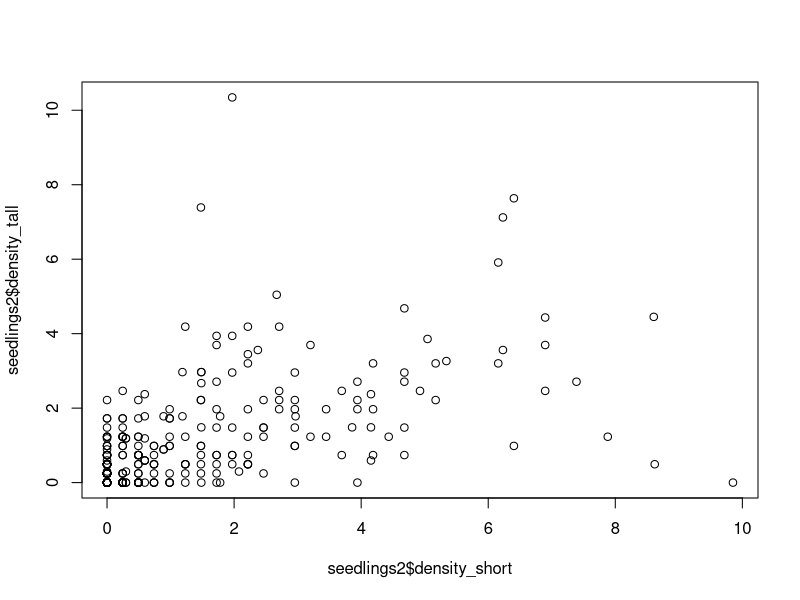
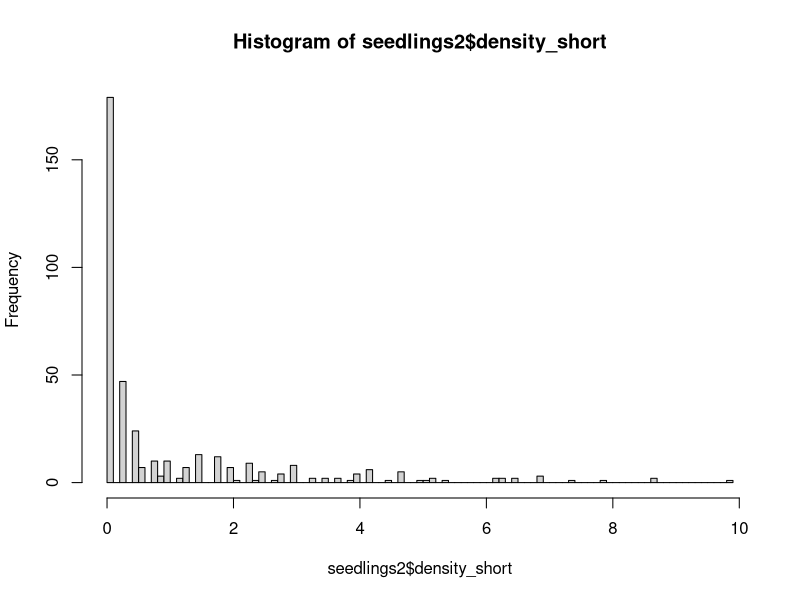
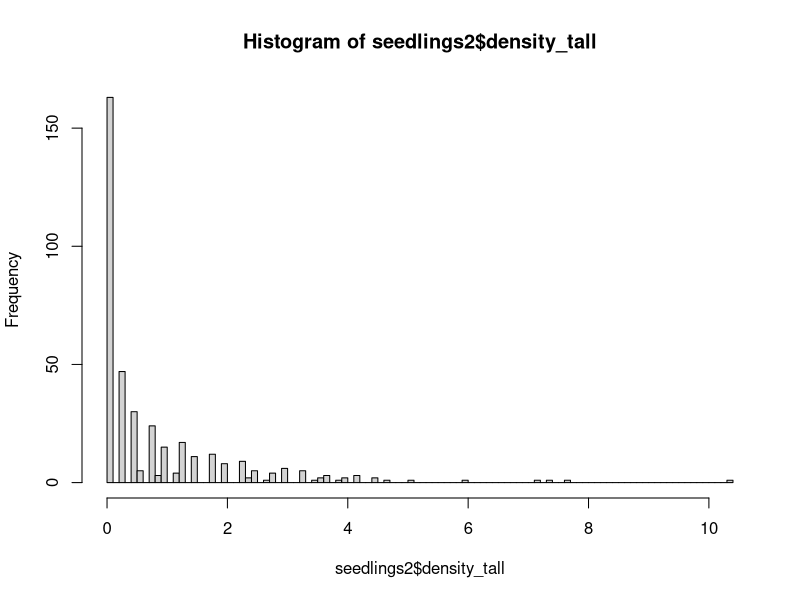
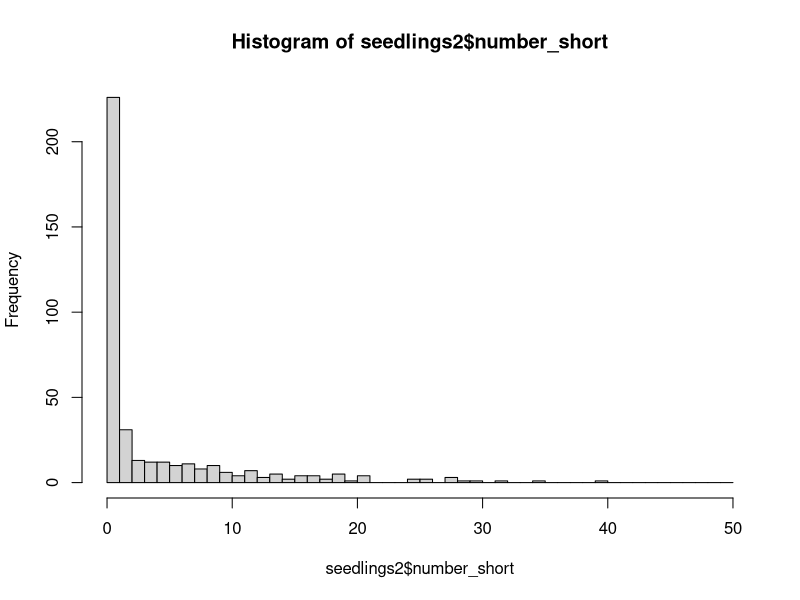
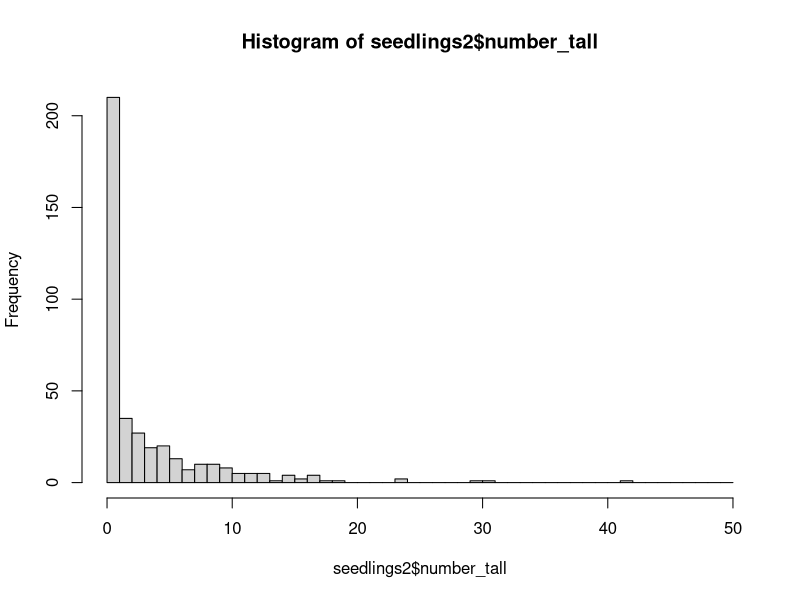
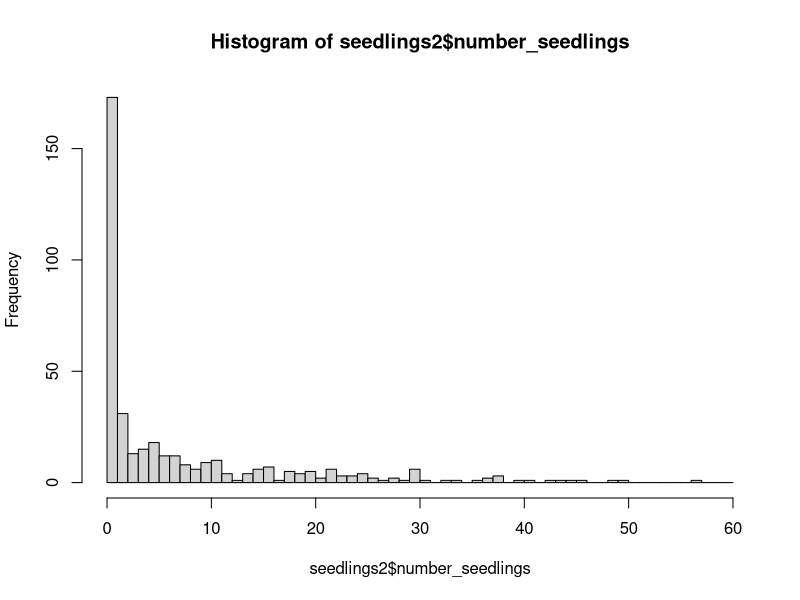

Write R code to recreate these figures, in order. (Note: this script raises an error after producing the figures.)
# Aaron Tayal
# 8/26/2024
# The purpose is to report the stem density and basal areas of ash 
# seedlings, saplings, small trees, and trees in forests sampled in the Huron
# River Watershed in 2024.

library(ggplot2)
library(dplyr)


# Hydroclass -----------------------------------------------------------------

hydro <- read.csv("Raw_data/MI-plot-hydroclasses.csv")
str(hydro)
hydro$mstrlvl <- as.factor(hydro$mstrlvl)
# The column "mstrlvl" is either xeric, mesic, or hydric. All plots in one
# transect (3 plots) will have the same assignment of mstrlvl. I will also 
# call this the "hydroclass". The column "plotmstr" has a value from 1 to 5 
# (1 being driest and 5 being the most flooded). The "plotmstr" value can
# vary within a transect. I think it is based on the results of some kind of 
# soil moisture test, and also from personal experience of the moisture level
# of the plot (W. Klooster, personal communication)

# Note: "MI-plot-hydroclasses.csv" has hydroclass data for 129 plots, including
# some that I do not plan to visit because they are designated "non-ash" plots
# or they are at Brighton.

# Plot centers ---------------------------------------------------------------

plot_centers0 <- read.csv("Raw_data/EAB_Michigan_2024_plot_centers.csv")
str(plot_centers0)
# Kayla: for the center_tree column, I would encourage to split that into two 
# (one for species and one for dbh) same for the center tree updated column

# There are 111 plots (37 transects) that I plan to visit (and 2 extra rows due 
# to confusion about the true center for plot 75):
nrow(plot_centers0)

# Remove the 2 additional rows listing info on 75_north and 75_south:
plot_centers0 <- plot_centers0[plot_centers0$center_tree_number != "75_north",]
plot_centers0 <- plot_centers0[plot_centers0$center_tree_number != "75_south",]

nrow(plot_centers0)

# Make transect and park into factors:
plot_centers0$Transect <- as.factor(plot_centers0$Transect)
plot_centers0$Park <- as.factor(plot_centers0$Park)

# Make center tree number into an integer:
plot_centers0$center_tree_number <- as.integer(plot_centers0$center_tree_number)

# There are 98 plots that I have collected seedling data (not counting 75_north):
sum(plot_centers0$seedlings_done_y_n == "y")

# Similarly, there are 98 plots that I have collected sapling data (not counting 
# 75_north):
sum(plot_centers0$saplings_done_y_n == "y")

# There are 97 plots that I have collected tree data for (not counting 75_north).
# At plot 91 at Hudson Mills, we ran out of time to collect tree data due to a 
# thunderstorm
sum(plot_centers0$trees_done_y_n == "y")

# There are 2 plots where we found and measured the center tree but did not 
# collect any seedling, sapling, or tree data due to high waters and a time 
# crunch. These were plots 23 and 66, both at Island Lake.

# This leaves 11 plots that we have neither found the center or recorded data
# for. Four at Hudson Mills, six at Indian Springs, and one at Island Lake. 
# Note: we technically found plot 61 at Island Lake, but I forgot to write
# the center tree DBH, and thus I'm considering it completely not-started.

# Summary: 97 done + 3 partially done + 11 not-started = 111 plots

# Join the hydroclass data into the plot_centers dataframe:
plot_centers <- right_join(hydro, plot_centers0)
nrow(plot_centers) == nrow(plot_centers0)

# Try to understand which hydroclasses (hydric, mesic, xeric) are found at 
# each Park:
table((plot_centers %>% filter(Park == "Highland"))$mstrlvl)
table((plot_centers %>% filter(Park == "Hudson Mills"))$mstrlvl)
table((plot_centers %>% filter(Park == "Indian Springs"))$mstrlvl)
table((plot_centers %>% filter(Park == "Island Lake"))$mstrlvl)
table((plot_centers %>% filter(Park == "Kensington"))$mstrlvl)
table((plot_centers %>% filter(Park == "Pontiac Lake"))$mstrlvl)
table((plot_centers %>% filter(Park == "Proud Lake"))$mstrlvl)
table(plot_centers$mstrlvl)

#write.csv(plot_centers, file="EAB_Michigan_2024_plot_centers_with_hydro.csv",
#          row.names = FALSE)

# Seedlings -------------------------------------------------------------------

seedlings <- read.csv("Raw_data/EAB_Michigan_2024_seedlings.csv")
str(seedlings)
# At one plot (75 at Indian Springs), we found two center trees marked 75.
# The true, original plot 75 is the one I want to use. I called this one 
# "75_south" in my datasheet this year. So I need to remove "75_north" rows and
# rename "75_south" rows as simply "75".
seedlings <- seedlings[seedlings$center_tree_number != "75_north",]
seedlings$center_tree_number[seedlings$center_tree_number == "75_south"] <- "75"
str(seedlings)

seedlings$center_tree_number <- as.integer(seedlings$center_tree_number)

# To combine the data on plot centers with the seedling data, I want to
# keep all rows in seedlings:
seedlings2 <- right_join(plot_centers, seedlings, by="center_tree_number")
# Test if the number of rows are the same,
# indicating that the datasets combined sucessfully:
nrow(seedlings2) == nrow(seedlings)

# We recorded data for each quadrant of each microplot, so I need to add up the
# four quadrants for short seedlings (those that are shorter than 25 cm):
seedlings2$number_short <- 
  seedlings2$northeast_number_established_short +
  seedlings2$southeast_number_established_short +
  seedlings2$southwest_number_established_short +
  seedlings2$northwest_number_established_short

# Same for tall seedlings:
seedlings2$number_tall <- 
  seedlings2$northeast_number_established_tall +
  seedlings2$southeast_number_established_tall +
  seedlings2$southwest_number_established_tall +
  seedlings2$northwest_number_established_tall

# Now make a column for the total number of seedlings (both short and tall):
seedlings2$number_seedlings <- seedlings2$number_short + seedlings2$number_tall

# Now I need to divide the raw counts by the area of the circular microplot to
# get the density. The density will be in units of stems per meter^2. 
# Note: because our first trip used a slightly smaller microplot to record 
# seedling numbers, I have a column to record the area of the microplot used.
seedlings2$density_short <-
  (seedlings2$number_short / seedlings2$area_of_microplot_m_squared)

seedlings2$density_tall <-
  (seedlings2$number_tall / seedlings2$area_of_microplot_m_squared)

seedlings2$density_seedlings <- 
  (seedlings2$number_seedlings / seedlings2$area_of_microplot_m_squared)

# For a common sense check, I'll plot the density of short seedlings against
# the density of tall seedlings.  I predict (prior to seeing it) that they 
# will be correlated.
plot(seedlings2$density_short,
     seedlings2$density_tall)

# I will plot histograms for short and tall seedlings. I want to know what is 
# the qualitative shape of the distribution:
hist(seedlings2$density_short, breaks=100)
hist(seedlings2$density_tall, breaks=100)

hist(seedlings2$number_short, breaks=seq(0,50,1)) # I wanted to see the count data, too
hist(seedlings2$number_tall, breaks=seq(0,50,1))
hist(seedlings2$number_seedlings, breaks=seq(0,60,1))

# Note: the stem density variables are pseudo-continuous, but really they are
# discrete, because the counts are discrete, and so there are only a limited
# number of values that the density can take.

# Summarise seedlings by plot #################################################

# I want to take an average of the 4 microplots in order to report data at the 
# plot level. 

# IMPORTANT NOTE: sometimes, we forgot to write the percent cover
# for 1 out of 4 of the microplots. I have instructed the code to strip NA values
# before taking the mean.

seedlings_by_plot <- seedlings2 %>% group_by(center_tree_number) %>% 
  summarise(number_microplots = n(),
            mean_percent_cover_seedlings = mean(percent_cover_0_0.5_1_3.5_8_15.5_25.5_etc, 
                                 na.rm=TRUE),
            mean_density_short_seedlings = mean(density_short),
            mean_density_tall_seedlings = mean(density_tall),
            mean_density_seedlings = mean(density_seedlings),
            total_number_short_seedlings = sum(number_short),
            total_number_tall_seedlings = sum(number_tall),
            total_number_seedlings = sum(number_seedlings))

# Create an overall data table at the plot level that records all variables
ash_by_plot1 <- left_join(plot_centers, seedlings_by_plot, by="center_tree_number")

# Saplings --------------------------------------------------------------------

saplings <- read.csv("Raw_data/EAB_Michigan_2024_saplings.csv")
str(saplings)
# Remove 75_north and rename 75_south to 75 (see seedlings for details)
saplings <- saplings[saplings$center_tree_number != "75_north",]
saplings$center_tree_number[saplings$center_tree_number == "75_south"] <- "75"

saplings$center_tree_number <- as.integer(saplings$center_tree_number)

# Recode the ash species presence or absence as 0 or 1
saplings$black_ash_present_0_1 <- 
  ifelse(saplings$black_ash_present_y_n == "y", 1,
        ifelse(saplings$black_ash_present_y_n == "n", 0, NA))
  
saplings$green_white_pumpkin_ash_present_0_1 <- 
  ifelse(saplings$green_white_pumpkin_ash_present_y_n == "y", 1,
         ifelse(saplings$green_white_pumpkin_ash_present_y_n == "n", 0, NA))

# Compute the number of saplings showing signs or symptoms of EAB:
saplings$number_stems_with_signs_symptoms <- round(
  saplings$number_of_stems * saplings$percent_stems_with_signs_or_symptoms / 100,
  digits = 0)

# What was the most common sign or symptom for ash saplings?
sum(saplings$number_of_stems != 0) # 150 subplot quadrants where nonzero numbers of ash saplings
sum(saplings$EAB_exit_holes_y_n == "y", na.rm=TRUE) # no exit holes were found on saplings
sum(saplings$woodpecker_marks_y_n == "y", na.rm=T) # 1 quadrant with woodpecker marks on saplings
sum(saplings$ash_bark_splitting_y_n == "y", na.rm=T) # 31 quadrants with ash bark splitting on saplings
sum(saplings$epicormic_sprouts_y_n == "y", na.rm = T) # 6 quadrants with epicormics on saplings
sum(saplings$basal_sprouts_y_n == "y", na.rm = T) # 3 quadrants with basal sprouts on saplings

# Trying to add in the plot center info to this dataframe:
saplings2 <- right_join(plot_centers, saplings, by="center_tree_number")
nrow(saplings) == nrow(saplings2)


# Saplings were counted in each quadrant, so I want to sum up the quadrants
# to get a total number of saplings by plot
saplings_by_plot <- saplings2 %>% group_by(center_tree_number) %>% 
  summarise(number_subplot_quadrants=n(),
            number_saplings = sum(number_of_stems),
            number_subplot_quadrants_with_black_ash_saplings = 
              sum(black_ash_present_0_1, na.rm = F),
            number_subplot_quadrants_with_green_white_pumpkin_ash_saplings = 
              sum(green_white_pumpkin_ash_present_0_1, na.rm = F),
            number_saplings_with_signs_symptoms = 
              sum(number_stems_with_signs_symptoms, na.rm=T))

# How many saplings showed signs and 

# Make a dataframe that shows all the plots with nonzero numbers of saplings:
plots_with_nonzero_saplings <- saplings_by_plot %>% filter(number_saplings != 0)

# To find the density of saplings, I need to divide the number of saplings 
# found in the subplot (8 meters in radius) by the area of that subplot. 
# The area of the subplot is 201.062 m^2. The unit will be stems per m^2.
saplings_by_plot$density_saplings_stems_per_m_squared <- 
  saplings_by_plot$number_saplings / 201.062

# Join saplings_by_plot to the overall ash_by_plot dataframe:
ash_by_plot2 <- left_join(ash_by_plot1, saplings_by_plot, by="center_tree_number")

# Small trees and trees -------------------------------------------------------

trees <- read.csv("Raw_data/EAB_Michigan_2024_trees.csv")

# Remove 75_north and rename 75_south to 75 (see seedlings for details)
trees <- trees[trees$center_tree_number != "75_north",]
trees$center_tree_number[trees$center_tree_number == "75_south"] <- "75"

trees$center_tree_number <- as.integer(trees$center_tree_number)
trees$ash_species <- as.factor(trees$ash_species)
trees$canopy_condition_1_5 <- as.factor(trees$canopy_condition_1_5)

# Add in plot center data
trees2 <- right_join(plot_centers, trees, by="center_tree_number")
nrow(trees) == nrow(trees2)

# Remove any rows where the species of tree is not ash (keep rows where 
# ash_species is NA)
# Note: the hickory and Zanthoxylum rows were tagged trees
levels(trees2$ash_species)
trees2 <- trees2[( trees2$ash_species != "hickory" | is.na(trees2$ash_species) ), ]
trees2 <- trees2[( trees2$ash_species != "Zanthoxylum (prickly ash)" | is.na(trees2$ash_species) ), ]
trees2$ash_species <- droplevels(trees2$ash_species)
levels(trees2$ash_species)

# I want to make a column that simplifies ash_species so that there are only 
# three categories: black, green/white/pumpkin, and unknown
trees2$ash_species_simple <- as.character(trees2$ash_species)
trees2$ash_species_simple[trees2$ash_species_simple == "green"] <- "green_white_or_pumpkin"
trees2$ash_species_simple[trees2$ash_species_simple == "green or pumpkin"] <- "green_white_or_pumpkin"
trees2$ash_species_simple[trees2$ash_species_simple == "green or white"] <- "green_white_or_pumpkin"
trees2$ash_species_simple[trees2$ash_species_simple == "green white or pumpkin"] <- "green_white_or_pumpkin"
trees2$ash_species_simple[trees2$ash_species_simple == "black?"] <- "unknown"
trees2$ash_species_simple[trees2$ash_species_simple == "?"] <- "unknown"
trees2$ash_species_simple[trees2$ash_species_simple == "green?"] <- "unknown"
trees2$ash_species_simple[trees2$ash_species_simple == "white?"] <- "unknown"
trees2$ash_species_simple <- as.factor(trees2$ash_species_simple)
table(trees2$ash_species_simple)

# Which center_tree_number values are found in seedlings but not found in 
# trees?
a <- seedlings_by_plot$center_tree_number
b <- sort(unique(trees2$center_tree_number))
b
setdiff(a, b)
# Plot 91 at Hudson Mills is correct to be missing from trees2

# Make sure the variable that records which quadrant the tree was in is accurate:
trees2$quadrant_NE_SE_SW_NW <- as.factor(trees2$quadrant_NE_SE_SW_NW)
summary(trees2$quadrant_NE_SE_SW_NW)
trees2[trees2$quadrant_NE_SE_SW_NW == "?",] # The only rows with ? for quadrant
# are about 100 meters from the center (and so will be filtered out)

# Which rows are simply recording the absence of any trees?
c <- trees2$center_tree_number[trees2$quadrant_NE_SE_SW_NW == "none"] # center tree #s of rows recording the absence of a tree
c
unique(c)
d <- trees2$center_tree_number[trees2$quadrant_NE_SE_SW_NW != "none"] # center tree #s of rows recording the presence of a tree
unique(d)
intersect(unique(c), unique(d)) # Make sure no trees are recorded from plots
# also marked as having no trees.

# We only recorded compass direction at the beginning of summer 
# (it was a lot of work). But we can at least check the data against quadrant
# to see if they agree
trees2$compass_direction <- as.numeric(trees2$compass_direction)
ggplot(data=trees2, aes(x=quadrant_NE_SE_SW_NW, y=compass_direction)) +
  geom_point() +
  geom_hline(yintercept=90) +
  geom_hline(yintercept=180) +
  geom_hline(yintercept=270)
# Looks like there are three rows where compass direction and quadrant disagree:
trees2[trees2$compass_direction > 270 & trees2$quadrant_NE_SE_SW_NW != "NW" &
        is.na(trees2$compass_direction) == FALSE , ]
# All of these three rows were tagged ash. When it comes time to identify tagged
# ash in datasets from previous years, we will know about this issue. I'm not
# going to try to change anything right now.
  

# I want to create a new dataframe of trees so that small trees (2.5-10 cm DBH)
# are counted only if they occur within the 8 meter radius subplot. Furthermore,
# trees (10 cm DBH and up) are counted only if they occur within the 18 meter
# radius main plot

# First I need to change the variable distance_to_center_meters into a 
# numeric variable.  For many of the trees inside the 8 meter subplot, we
# simply wrote "less than 8" to indicate it was in the subplot. So now I 
# will name these as 4 (4 meters) even though they ranged from 0 m to 8 m
trees2$distance_to_center_meters_simple <- trees2$distance_to_center_meters
trees2$distance_to_center_meters_simple[trees2$distance_to_center_meters_simple == "less than 8"] <- "4"
trees2$distance_to_center_meters_simple[trees2$distance_to_center_meters_simple == "between 8 and 18"] <- "13"
trees2$distance_to_center_meters_simple[trees2$distance_to_center_meters_simple == "greater than 18"] <- "25"
trees2$distance_to_center_meters_simple[trees2$distance_to_center_meters_simple == "approx 100 m"] <- "100"
trees2$distance_to_center_meters_simple <- as.numeric(trees2$distance_to_center_meters_simple)
hist(trees2$distance_to_center_meters_simple, breaks=100)

# Filter small and big trees ###################################################

# Small trees must be >= 2.5 cm DBH AND < 10 cm DBH AND distance to the center
# must be <= 8 meters
small_trees <- trees2 %>% dplyr::filter(quadrant_NE_SE_SW_NW != "none") %>%
  dplyr::filter(diameter_at_137_cm_in_cm >= 2.5) %>%
  dplyr::filter(diameter_at_137_cm_in_cm < 10) %>%
  dplyr::filter(distance_to_center_meters_simple <= 8)
plot(small_trees$diameter_at_137_cm_in_cm)
hist(small_trees$diameter_at_137_cm_in_cm, breaks=50)
plot(small_trees$distance_to_center_meters_simple)

# Big trees must be >= 10 cm DBH AND distance to the center must be <= 18 meters
big_trees <- trees2 %>% dplyr::filter(quadrant_NE_SE_SW_NW != "none") %>%
  dplyr::filter(diameter_at_137_cm_in_cm >= 10) %>%
  dplyr::filter(distance_to_center_meters_simple <= 18)
plot(big_trees$diameter_at_137_cm_in_cm) # Note the one giant dead standing ash 
# tree. The rest of the trees are under 15 cm DBH.
plot(big_trees$distance_to_center_meters_simple)

# Make a dataframe that combines the (individual observations of) small trees 
# and big trees:
all.equal(colnames(small_trees), colnames(big_trees)) # column names are the same
small_and_big_trees <- bind_rows(small_trees, big_trees)

#write.csv(small_and_big_trees, file="Cleaned_data/individual_trees.csv", row.names = FALSE)

# Summarise ash tree occurence by plot #########################################

# Now, create a summary of how many ash small trees were found in each plot
# and what the basal area was. To calculate basal area, take the diameters, 
# and convert to areas and add them up, then convert the units from cm^2 to 
# meters^2 by dividing by 10,000. Note: I have not yet divided
# by the area of the subplot yet.
small_trees_by_plot <- small_trees %>% group_by(center_tree_number) %>%
  summarise(number_small_trees = n(),
            number_small_trees_green_white_or_pumpkin = sum(ash_species_simple=="green_white_or_pumpkin"),
            number_small_trees_black = sum(ash_species_simple=="black"),
            number_small_trees_unknown_species = sum(ash_species_simple=="unknown"),
            basal_area_small_trees_in_m_squared = 
              sum(pi * (diameter_at_137_cm_in_cm / 2) ^ 2) / 10000,
            number_living_small_trees = sum(canopy_condition_1_5 != 5 | is.na(canopy_condition_1_5)), # Note: there is one tree with no canopy condition entered (we forgot), but it
# can be inferred by the comments that this tree was alive
            basal_area_living_small_trees_in_m_squared = 
              sum(pi * ((ifelse(canopy_condition_1_5 != 5 | is.na(canopy_condition_1_5), 
                                diameter_at_137_cm_in_cm, 0)) / 2) ^ 2) / 10000,

            number_healthy_small_trees = sum(canopy_condition_1_5 == 1, na.rm = TRUE),
            number_declining_small_trees = sum(canopy_condition_1_5 %in% c(2,3,4), na.rm = TRUE),
            number_dead_small_trees = sum(canopy_condition_1_5 == 5, na.rm = TRUE)
            )


# Now, for any center tree numbers not mentioned in small_trees_by_plot,
# but that are in trees2, I'd like to put another row with a zero in it:
b # b is all the center tree numbers where presence/absence of trees was recorded
e <- small_trees_by_plot$center_tree_number
e # e is all the center tree numbers where small trees were found in the subplot
f <- sort(setdiff(b, e)) # f is all the center tree numbers were zero small
# trees were found in the subplot
f

# Add a row for each center tree where no small trees were found in the subplot:
for (k in (1:length(f))){
  info <- data.frame(center_tree_number=f[k])
  info$number_small_trees <- 0
  info$number_small_trees_green_white_or_pumpkin <- 0
  info$number_small_trees_black <- 0
  info$number_small_trees_unknown_species <- 0
  info$basal_area_small_trees_in_m_squared <- 0
  info$number_living_small_trees <- 0
  info$basal_area_living_small_trees_in_m_squared <- 0
  info$number_healthy_small_trees <- 0
  info$number_declining_small_trees <- 0
  info$number_dead_small_trees <- 0
  small_trees_by_plot <- small_trees_by_plot %>% bind_rows(info)
}

# Reorder the rows by center_tree_number
small_trees_by_plot <- small_trees_by_plot %>% arrange(center_tree_number)

g <- small_trees_by_plot$center_tree_number
all.equal(b, g) # This shows that small_trees_by_plot now has all the same center
# trees that we recorded the presence or absence of trees at

# To find the density of small trees, I need to divide the number of them 
# found in the subplot (8 meters in radius) by the area of that subplot. 
# The area of the subplot is 201.062 m^2. Then I'll multiply by 10,000 to convert
# to hectares:
small_trees_by_plot$density_small_trees_stems_per_ha <- 
  ( small_trees_by_plot$number_small_trees / 201.062 ) * 10000 # 10,000 m^2 in 1 ha

# Now find the basal area of small trees in meters^2 per hectare. I do this by 
# dividing by the area of the subplot over which small trees were recorded and
# then multiplying by 10,000 to convert into meters^2 of basal area per hectare
small_trees_by_plot$basal_area_small_trees_m_squared_per_ha <-
  ( small_trees_by_plot$basal_area_small_trees_in_m_squared / 201.062 ) * 10000

# Find the density of living small trees:
small_trees_by_plot$density_living_small_trees_stems_per_ha <- 
  ( small_trees_by_plot$number_living_small_trees / 201.062 ) * 10000

# Find the basal area of living small trees in m^2 / ha:
small_trees_by_plot$basal_area_living_small_trees_m_squared_per_ha <-
  ( small_trees_by_plot$basal_area_living_small_trees_in_m_squared / 201.062 ) * 10000


# Now the same type of summary for big trees
big_trees_by_plot <- big_trees %>% group_by(center_tree_number) %>%
  summarise(number_big_trees = n(),
            number_living_big_trees = sum(canopy_condition_1_5 != 5),
            basal_area_big_trees_in_m_squared = 
              sum(pi * (diameter_at_137_cm_in_cm / 2) ^ 2) / 10000,
            basal_area_living_big_trees_in_m_squared = 
              sum(pi * ((ifelse(canopy_condition_1_5 != 5, 
                                diameter_at_137_cm_in_cm, 0)) / 2) ^ 2) / 10000
  )

# Now merge big_trees_by_plot into the small_trees_by_plot dataframe:
trees_by_plot <- full_join(small_trees_by_plot, 
                                    big_trees_by_plot, by="center_tree_number")
# Replace NAs with zeros for number of big trees and basal area of big trees:
trees_by_plot$number_big_trees[is.na(trees_by_plot$number_big_trees)] <- 0
trees_by_plot$number_living_big_trees[is.na(trees_by_plot$number_living_big_trees)] <- 0
trees_by_plot$basal_area_big_trees_in_m_squared[is.na(trees_by_plot$basal_area_big_trees_in_m_squared)] <- 0
trees_by_plot$basal_area_living_big_trees_in_m_squared[is.na(trees_by_plot$basal_area_living_big_trees_in_m_squared)] <- 0

# Calculate the density of big trees in stems per hectare:
trees_by_plot$density_big_trees_stems_per_ha <- 
  ( trees_by_plot$number_big_trees / 1017.876 ) * 10000

# Calculate the basal area of big trees in meters^2 per hectare
trees_by_plot$basal_area_big_trees_m_squared_per_ha <-
  ( trees_by_plot$basal_area_big_trees_in_m_squared / 1017.876 ) * 10000

# Calculate the density of *living* big trees in stems per hectare:
trees_by_plot$density_living_big_trees_stems_per_ha <- 
  ( trees_by_plot$number_living_big_trees / 1017.876 ) * 10000

# Calculate the basal area of *living* big trees in meters^2 per hectare
trees_by_plot$basal_area_living_big_trees_m_squared_per_ha <-
  ( trees_by_plot$basal_area_living_big_trees_in_m_squared / 1017.876 ) * 10000

# Combine trees_by_plot with the other ash data:
ash_by_plot <- left_join(ash_by_plot2, trees_by_plot, by="center_tree_number")

# Write the overall dataframe, ash_by_plot, to a csv file
#write.csv(ash_by_plot, file="Cleaned_data/ash_by_plot.csv", row.names = FALSE)

# Summarise ash occurence by transect #########################################

table(ash_by_plot[ash_by_plot$seedlings_done_y_n == "n","Transect"]) 
table(ash_by_plot[ash_by_plot$saplings_done_y_n == "n","Transect"]) 
table(ash_by_plot[ash_by_plot$trees_done_y_n == "n","Transect"]) 
# Note that not all three plots have been visited for transects:
# AA (1 visited), DD (2 visited), P (2 visited), 
# Q (2 visited), Z (1 visited but not completed for trees), ZD (0 visited), 
# and ZE (0 visited). 
# This creates a problem for Poisson GLMs if the response
# is the total number of seedlings in a transect. I'll need to exclude these.

ash_by_plot_exclude_partial_transects <- ash_by_plot %>% 
  filter(!(Transect %in% c("AA", "DD", "P", "Q", "Z", "ZD", "ZE"))) # This
# removes 21 rows that are transects where not all plots have been visited yet.

sum(is.na(ash_by_plot))
sum(is.na(ash_by_plot_exclude_partial_transects)) # By removing transects that 
# were not fully completed, we took out all the cells with NA in them.

# Transect-level summary (***excluding transects that are incomplete***):
ash_by_transect <- ash_by_plot_exclude_partial_transects %>% group_by(Transect) %>%
  summarize(
            number_of_plots = n(),
            Park=first(Park),
            mstrlvl = first(mstrlvl),
            mean_plotmstr = mean(plotmstr),
            
            # seedlings:
            number_microplots = sum(number_microplots),
            mean_percent_cover_seedlings = mean(mean_percent_cover_seedlings),
            mean_density_short_seedlings = mean(mean_density_short_seedlings), # units are stems/m^2
            mean_density_tall_seedlings = mean(mean_density_tall_seedlings), # stems/m^2
            mean_density_seedlings = mean(mean_density_seedlings), # stems/m^2
            total_number_short_seedlings = sum(total_number_short_seedlings),
            total_number_tall_seedlings = sum(total_number_tall_seedlings),
            total_number_seedlings = sum(total_number_seedlings),
            
            # saplings:
            number_subplot_quadrants = sum(number_subplot_quadrants),
            total_number_saplings = sum(number_saplings),
            mean_density_saplings_stems_per_m_squared = mean(density_saplings_stems_per_m_squared), # stems/m^2
            total_number_saplings_with_signs_symptoms = sum(number_saplings_with_signs_symptoms),
            
            # small trees:
            total_number_small_trees = sum(number_small_trees),
            total_number_small_trees_green_white_or_pumpkin = sum(number_small_trees_green_white_or_pumpkin),
            total_number_small_trees_black = sum(number_small_trees_black),
            total_number_small_trees_unknown_species = sum(number_small_trees_unknown_species),
            total_number_living_small_trees = sum(number_living_small_trees),
            mean_density_small_trees_stems_per_ha = mean(density_small_trees_stems_per_ha),
            mean_density_living_small_trees_stems_per_ha = mean(density_living_small_trees_stems_per_ha),
            mean_basal_area_small_trees_m_squared_per_ha = mean(basal_area_small_trees_m_squared_per_ha),
            mean_basal_area_living_small_trees_m_squared_per_ha = mean(basal_area_living_small_trees_m_squared_per_ha),
            
            # big trees:
            total_number_big_trees = sum(number_big_trees),
            total_number_living_big_trees = sum(number_living_big_trees),
            mean_density_living_big_trees_stems_per_ha = mean(density_living_big_trees_stems_per_ha),
            mean_basal_area_living_big_trees_m_squared_per_ha = mean(basal_area_living_big_trees_m_squared_per_ha)
  )

#write.csv(ash_by_transect, file="Cleaned_data/ash_by_transect.csv", row.names = FALSE)

# NEEDS WORK Graph the data ###################################################

# How many plots (of the 97) had ash of any size class?
ash_by_plot$sum_of_seedlings_saplings_living_small_big_trees <-
  ash_by_plot$total_number_seedlings +
  ash_by_plot$number_saplings +
  ash_by_plot$number_living_small_trees +
  ash_by_plot$number_living_big_trees
sum(ash_by_plot$sum_of_seedlings_saplings_living_small_big_trees == 0, na.rm = T)

# I want to make a violin plot that shows the distribution of seedling densities
# for each of the three hydroclasses (xeric, mesic, and hydric)
ggplot(data=seedlings2, aes(x=factor(mstrlvl), 
                            y=density_seedlings)) +
  geom_violin() +
  geom_jitter(height=0, width=0.1, alpha=0.5) +
  xlab("Hydroclass") +
  ylab(bquote("Density of ash seedlings \n in microplots" ~ (stems/m^2))) + theme_classic()

# Make a graph that shows the seedling densities by hydroclass, at the plot level
ggplot(data=ash_by_plot, aes(x=factor(mstrlvl), y=mean_density_seedlings)) +
  geom_violin() +
  geom_jitter(height=0, width=0.1, alpha=0.5) +
  xlab("Hydroclass of plot") +
  ylab(bquote("Density of ash seedlings \n (stems/m^2)")) +
  scale_y_continuous(breaks=seq(0,9,2)) +
  theme_bw() + theme(text = element_text(size = 15))

# Make a similar graph for short seedlings (under 25 cm):
ggplot(data=ash_by_plot, aes(x=factor(mstrlvl), y=mean_density_short_seedlings)) +
  geom_violin() +
  geom_jitter(height=0, width=0.1, alpha=0.5) +
  xlab("Hydroclass") +
  ylab(bquote("Density of short ash seedlings <25 cm  " ~ (stems/m^2))) +
  theme_bw()

# Same for tall seedlings:
ggplot(data=ash_by_plot, aes(x=factor(mstrlvl), y=mean_density_tall_seedlings)) +
  geom_violin() +
  geom_jitter(height=0, width=0.1, alpha=0.5) +
  xlab("Hydroclass") +
  ylab(bquote("Density of tall ash seedlings 25-137 cm  " ~ (stems/m^2))) +
  theme_bw()

# And for percent cover:
ggplot(data=ash_by_plot, aes(x=factor(mstrlvl), y=mean_percent_cover_seedlings)) +
  geom_violin() +
  geom_jitter(height=0, width=0.1, alpha=0.5) +
  xlab("Hydroclass") +
  ylab("Percent cover of ash seedlings (%)") +
  theme_bw()

# Make a graph that shows the seedling densities by hydroclass, at the transect level:
ggplot(data=ash_by_transect, aes(x=mstrlvl, y=mean_density_seedlings)) +
  geom_violin() +
  geom_jitter(height=0, width=0.1, alpha=0.5) +
  xlab("Hydroclass") +
  ylab(bquote("Density of ash seedlings " ~ (stems/m^2))) +
  scale_y_continuous(breaks=seq(0,9,2)) +
  theme_bw()

# Make a graph that shows the number of seedlings by hydroclass, at the transect level:
ggplot(data=ash_by_transect, aes(x=mstrlvl, y=total_number_seedlings)) +
  geom_violin() +
  geom_jitter(height=0, width=0.1, alpha=0.5) +
  xlab("Hydroclass") +
  ylab("Total number of ash seedlings (stems)") +
  theme_bw()

# Make a graph that shows the percent cover by hydroclass, at the transect level
ggplot(data=ash_by_transect, aes(x=mstrlvl, y=mean_percent_cover_seedlings)) +
  geom_violin() +
  geom_jitter(height=0, width=0.1, alpha=0.5) +
  xlab("Hydroclass") +
  ylab("Percent cover of ash seedlings (%)") +
  theme_bw()

# Make a graph that shows the seedling densities by park, at the transect level:
ggplot(data=ash_by_transect, aes(x=Park, y=mean_density_seedlings)) +
  geom_violin() +
  geom_jitter(height=0, width=0.1, alpha=0.5) +
  xlab("Hydroclass") +
  ylab(bquote("Density of ash seedlings " ~ (stems/m^2))) +
  scale_y_continuous(breaks=seq(0,9,2)) +
  theme_bw()

# Now, make a violin plot that shows the density of saplings found at each plot, 
# as a function of hydroclass
ggplot(data=ash_by_plot, aes(x=factor(mstrlvl), 
                                  y=density_saplings_stems_per_m_squared)) + 
  geom_violin() +
  geom_jitter(height=0, width=0.1, alpha=0.5) +
  xlab("Hydroclass of plot") +
  ylab(bquote("Density of ash saplings \n(stems/m^2)")) +
  theme_bw() + theme(text = element_text(size = 15))

# Now, make a violin plot that shows the mean density of saplings found at each 
# transect, as a function of hydroclass
ggplot(data=ash_by_transect, aes(x=mstrlvl, 
                                      y=mean_density_saplings_stems_per_m_squared)) + 
  geom_violin() + geom_jitter(height=0, width=0.1, alpha=0.5) + xlab("Hydroclass") +
  ylab(bquote("Density of ash saplings " ~ (stems/ha))) + theme_bw()

# Now, make a violin plot that shows the density of small trees found at each 
# plot, as a function of hydroclass
ggplot(data=ash_by_plot, 
       aes(x=mstrlvl, y=density_small_trees_stems_per_ha)) + 
  geom_violin() +
  geom_jitter(height=0, width=0.1, alpha=0.5) +
  xlab("Hydroclass") +
  ylab(bquote("Density of ash small trees " ~ (stems/hectare))) +
  theme_bw()

# Make a violin plot that shows the density of small trees and big trees
# found at each plot, as a function of hydroclass
ggplot(data=ash_by_plot, 
       aes(x=mstrlvl, y=density_living_small_trees_stems_per_ha + 
             density_living_big_trees_stems_per_ha)) + 
  geom_violin() +
  geom_jitter(height=0, width=0.1, alpha=0.5) +
  xlab("Hydroclass of plot") +
  ylab("Combined density of living \nunderstory and overstory ash \n(stems/hectare)") +
  theme_bw() + theme(text = element_text(size = 15))


# Plot the basal area per hectare found at each plot as a function of hydroclass:
ggplot(data=ash_by_plot, aes(x=mstrlvl,
                                     y=basal_area_small_trees_m_squared_per_ha)) +
  geom_violin() +
  geom_jitter(height=0, width=0.1, alpha=0.5) +
  xlab("Hydroclass") +
  ylab(bquote("Basal area of ash small trees " ~ (m^2/hectare))) +
  theme_bw()

# Now, make a violin plot that shows the number of big trees found at each 
# plot, as a function of hydroclass
ggplot(data=ash_by_plot, aes(x=mstrlvl, 
                                     y=density_big_trees_stems_per_ha)) + 
  geom_violin() +
  geom_jitter(height=0, width=0.1, alpha=0.5) +
  xlab("Hydroclass") +
  ylab(bquote("Density of ash big trees " ~ (stems/ha))) +
  theme_bw()

ggplot(data=ash_by_transect, aes(x=mstrlvl, 
                               y=mean_density_small_trees_stems_per_ha)) + 
  geom_violin() +
  geom_jitter(height=0, width=0.1, alpha=0.5) +
  xlab("Hydroclass") +
  ylab(bquote("Density of ash small trees " ~ (stems/hectare))) +
  theme_bw()

# Graph the basal area per ha of small trees by hydroclass, at the transect level:
ggplot(data=ash_by_transect, aes(x=mstrlvl, 
                                   y=mean_basal_area_small_trees_m_squared_per_ha)) + 
  geom_violin() +
  geom_jitter(height=0, width=0.1, alpha=0.5) +
  xlab("Hydroclass") +
  ylab(bquote("Basal area of ash small trees " ~ (m^2/hectare))) +
  theme_bw()

# Ash tree histograms and scatters #############################################

# How many trees were found of various diameter classes, colored by ash species?
species_colors <- c(black="black", green_white_or_pumpkin="darkgreen", unknown="lightblue")
ggplot(data=small_and_big_trees) +
  geom_histogram(aes(x=diameter_at_137_cm_in_cm, fill=ash_species_simple),
                 position="stack", breaks=c(2.5,5,7.5,10,12.5), color="black") + 
  scale_fill_manual(values=species_colors) + 
  theme_classic() + ylab("Number of stems") + xlab("Diameter at breast height (cm)") +
  guides(fill = guide_legend(title = "Ash species"))

# How many trees were found of various diameter classes, colored by hydroclass?
ggplot(data=small_and_big_trees) +
  geom_histogram(aes(x=diameter_at_137_cm_in_cm, fill=mstrlvl),
                 position="stack", breaks=c(2.5,5,7.5,10, 12.5), color="black") + 
  theme_classic() + xlab("Diameter at breast height (cm)") + ylab("Number of stems") +
  scale_fill_discrete(name = "Hydrological\nclass")

# How many black ash trees were found of various diameter classes, colored by
# canopy condition (1-5)?
black_ash_in_hydric <- filter(small_and_big_trees, ash_species_simple=="black", 
                              mstrlvl=="hydric", !is.na(canopy_condition_1_5)) # drop one observation without a canopy condition
ggplot(data=black_ash_in_hydric) +
  geom_histogram(aes(x=diameter_at_137_cm_in_cm, fill=canopy_condition_1_5),
                 position="stack", breaks=seq(2.5,12.5,2.5), color="black") + 
  theme_classic() + scale_fill_brewer() + xlab("Diameter at breast height (cm)") +
  ylab("Number of stems") + ylim(0,85)+
  #guides(fill ="none")+
  guides(fill = guide_legend(title = "Canopy condition \nrating \n(1=healthy, \n5=defoliated)"))+
  labs(title="Black ash in hydric forests") +
  theme(text = element_text(size = 15))

# How many green/pumpkin ash trees were found of various diameter classes, colored by
# canopy condition (1-5)?
green_pumpkin_ash_in_hydric <- filter(small_and_big_trees, 
                                      ash_species_simple=="green_white_or_pumpkin", 
                                      mstrlvl=="hydric")
ggplot(data=green_pumpkin_ash_in_hydric) +
  geom_histogram(aes(x=diameter_at_137_cm_in_cm, fill=canopy_condition_1_5),
                 position="stack", breaks=seq(2.5,12.5,2.5), color="black") + 
  theme_classic() + scale_fill_brewer() + xlab("Diameter at breast height (cm)") +
  ylab("Number of stems") + ylim(0,85)+
  guides(fill = guide_legend(title = "Canopy condition \nrating \n(1=healthy, \n5=defoliated)"))+
  labs(title="Green and pumpkin ash in hydric forests")+
  theme(text = element_text(size = 15))


# Make a scatter plot of the trees with diameter in the x-axis and 
# canopy condition in the y-axis.
ggplot(data=small_and_big_trees, aes(x=diameter_at_137_cm_in_cm, 
                                     y=as.integer(canopy_condition_1_5),
                                     color=ash_species_simple)) +
  scale_color_manual(values = species_colors)+
  geom_jitter(height=0.05, width=0, alpha=0.4) +
  theme_classic() + xlim(c(2.5, 12.5))+
  xlab("Diameter at breast height (cm)")+
  ylab("Canopy condition rating \n(1=healthy, 5=defoliated)") +
  labs(color="Ash species")
# Eventually, I want to build a generalized linear mixed effects model to
# explore the relationship (canopy condition) ~ DBH + (1|Park)

# Make a bar graph to show species of ash for small ash trees at plots. The 
# x-axis is Plot_ID and the y-axis is the stacked number of occurences of black ash
# and green/white/pumpkin ash. **Note: only hydric plots are shown.**
ggplot(data=(ash_by_plot %>% filter(mstrlvl=="hydric")))+
  geom_col(aes(x=Plot_ID, y=number_small_trees), fill="darkgreen") +
  geom_col(aes(x=Plot_ID, y=(number_small_trees_black + number_small_trees_unknown_species)), fill="black")+
  geom_col(aes(x=Plot_ID, y=number_small_trees_unknown_species), fill="lightblue") +      
  scale_x_discrete(guide = guide_axis(angle = 90)) + theme_classic() + 
  ylab("Number of small trees \n(2.5-10 cm DBH)") # Note: warning messages are 
# just because some plots have not been visited yet, so they do not have a 
# value for number of small trees

# Make a bar graph to show species of ash for small ash trees at transects.
ggplot(data=ash_by_transect)+
  geom_col(aes(x=Transect, y=total_number_small_trees_green_white_or_pumpkin + total_number_small_trees_black + total_number_small_trees_unknown_species), fill="darkgreen") +
  geom_col(aes(x=Transect, y=total_number_small_trees_black + total_number_small_trees_unknown_species), fill="black")+
  geom_col(aes(x=Transect, y=total_number_small_trees_unknown_species), fill="lightblue") +      
  scale_x_discrete(guide = guide_axis(angle = 90)) + theme_classic() + 
  ylab("Number of small trees \n(2.5-10 cm DBH)")

# Looking at all ash trees, organized by species, how many are 
# canopy condition = 1, 2, 3, 4, and 5?
ggplot(data=filter(small_and_big_trees, mstrlvl=="hydric")) +
  geom_bar(aes(x=ash_species_simple, fill=canopy_condition_1_5),color="black") + 
  scale_fill_brewer() + theme_bw() # This would seem to suggest that more black 
# ash are dying than green/white/pumpkin. But when you stratify by DBH, you can
# see that the green ash are mostly smaller than the black ash in hydric forests
# we surveyed

# Create a histogram of number of small trees to investigate whether the 
# distribution follows a Poisson distribution.
ggplot(data=ash_by_plot, aes(x=number_small_trees)) + geom_histogram() + 
  theme_classic()
# The Poisson distribution assumes that events (here the presence of a small
# tree) occur independently of the position of other small trees. That assumption
# is obviously false
